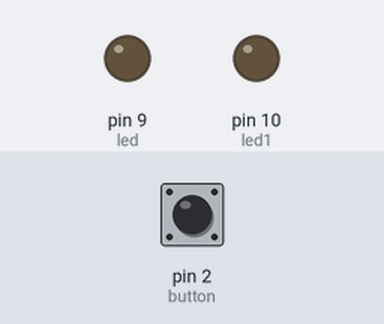
A sketch run on a simulated Arduino Uno, built with avr-gcc and run on an emulated ATmega328P. On the bench: output pins drawn as LEDs (lit = HIGH). The test bench sets the inputs (shaded band); at power-on: pin 2 (button) LOW.

Above: at 1.2 s.
1.3 s: pin 2 (button) pulled HIGH for 0.15 s
At 2.72 s:
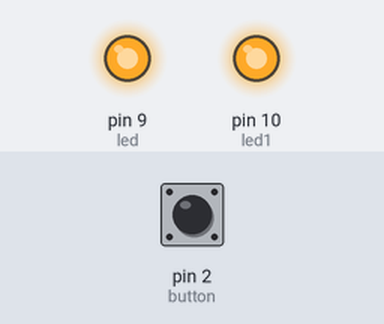
4.3 s: pin 2 (button) pulled HIGH for 1 s
At 5.99 s:
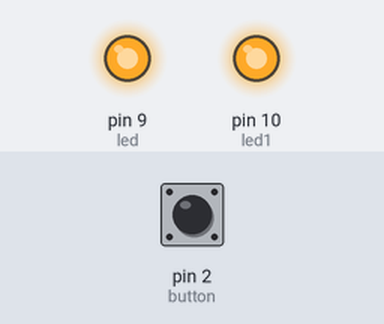
7.3 s: pin 2 (button) pulled HIGH for 3.2 s
Timing chart, 0 to 12.1 s (numbered marks = the images above; inputs shaded):
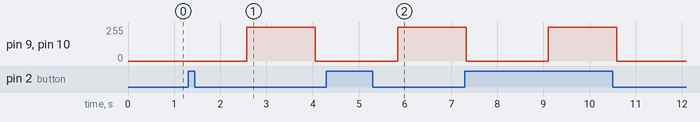

Measured:
- after the input at 1.3 s, pin 9 (led), pin 10 (led1): 0/255 → 254/255 after 1.3 s, → 0/255 1.5 s later
- after the input at 4.3 s, pin 9 (led), pin 10 (led1): 0/255 → 254/255 after 1.5 s

The sketch:

06-fade.ino
```cpp
#define led 9
#define led1 10
#define button 2


void setup() {}

void loop() {
    if (digitalRead(button)==HIGH) {
        for (int i=0; i<255; i++) {
            analogWrite(led, i);
            analogWrite(led1,i);

            delay(5);
        }

        delay(200);

        for (int i=255; i>=0; i--) {
            analogWrite(led, i);
            analogWrite(led1, i);

            delay(5);
        }

        delay(500);
    }
}
```
